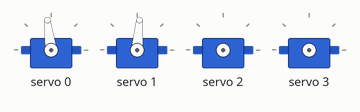
Recording of a sketch running on a simulated Arduino Uno, built with avr-gcc and run on an emulated ATmega328P. On the bench: 4 × servo. What the sketch prints to the serial monitor is not drawn.

Above: at 0.05 s.
At 1.2 s:
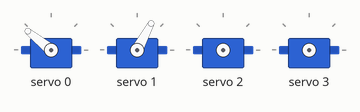
At 2.4 s:
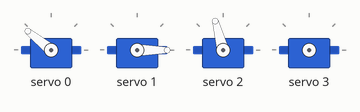
At 4.8 s:
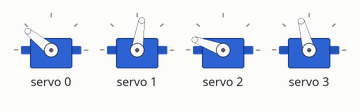
At 7.2 s:
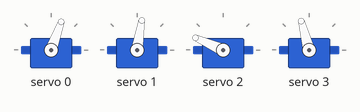
At 9.6 s:
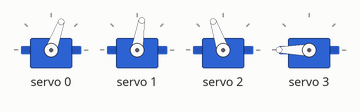
Timing chart, 0 to 12.5 s (numbered marks = the images above):
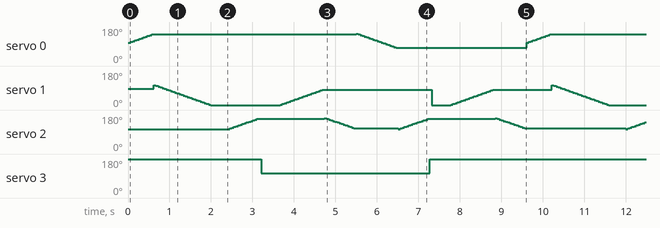

Measured:
- by itself, servo 2: moves between 105° and 164°, repeating every 9.6 s
- by itself, servo 3: alternates 180° for 5.5 s and 105° for 4.1 s

The sketch:

armRange.ino
```cpp
#include <Adafruit_PWMServoDriver.h>

#include <Wire.h>
#include <Adafruit_PWMServoDriver.h>

Adafruit_PWMServoDriver pwm = Adafruit_PWMServoDriver();
// 1 100~450 上下
// 2 300~600 前後
// 3 400~600 夾子
void setup() {
    Serial.begin(9600);
    Serial.println("8 channel Servo test!");

    pwm.begin();
    pwm.setOscillatorFrequency(27000000);
    pwm.setPWMFreq(60);
    pwm.setPWM(0, 0, 380);
    pwm.setPWM(1, 0, 350);
    delay(10);

}

void loop(){
    // 轉左
    for (int i=380; i<500; i+=10){
        pwm.setPWM(0, 0, i);
        delay(50);
    }
// 下
    for (int i=400; i>50; i-=10){
        pwm.setPWM(1, 0, i);
        delay(50);
    }
// 前
    for (int i=400; i<550; i+=10){
        pwm.setPWM(2, 0, i);
        delay(50);
    }

// 夾物
    pwm.setPWM(3, 0, 600);
    delay(50);
    pwm.setPWM(3, 0, 400);
// 上
    for (int i=50; i<350; i+=10){
        pwm.setPWM(1, 0, i);
        delay(50);
    }
// 後
    for (int i=550; i>400; i-=10){
        pwm.setPWM(2, 0, i);
        delay(50);
    }
// 轉右
    for (int i=500; i>300; i-=10){
        pwm.setPWM(0, 0, i);
        delay(50);
    }
// 前
    for (int i=400; i<550; i+=10){
        pwm.setPWM(2, 0, i);
        delay(50);
    }
// 放夾
    pwm.setPWM(3, 0, 600);
    delay(50);
// 上
    for (int i=50; i<350; i+=10){
        pwm.setPWM(1, 0, i);
        delay(50);
    }
// 後
    for (int i=550; i>400; i-=10){
        pwm.setPWM(2, 0, i);
        delay(50);
    }

}
```
